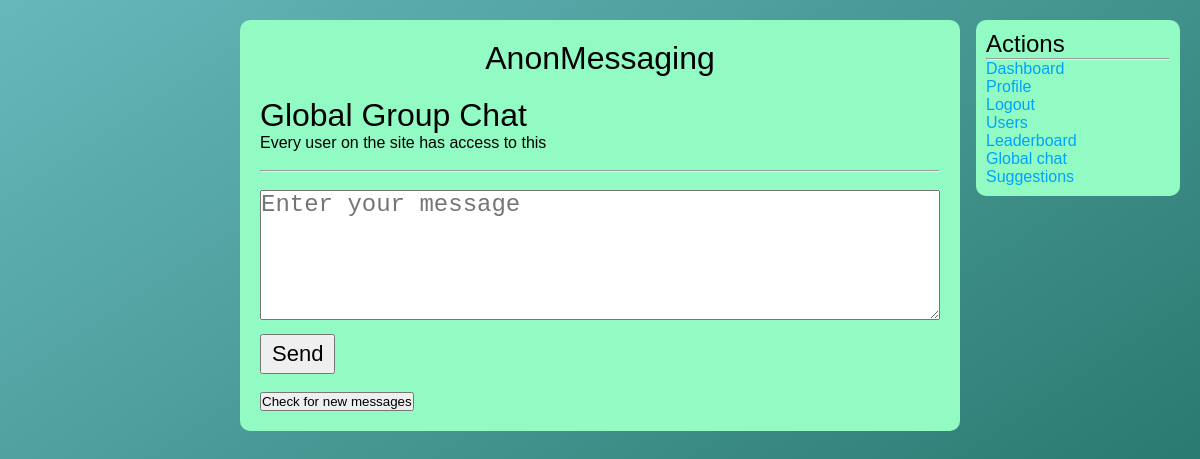
The page /global/index.php (signed in) on the database as committed earlier.
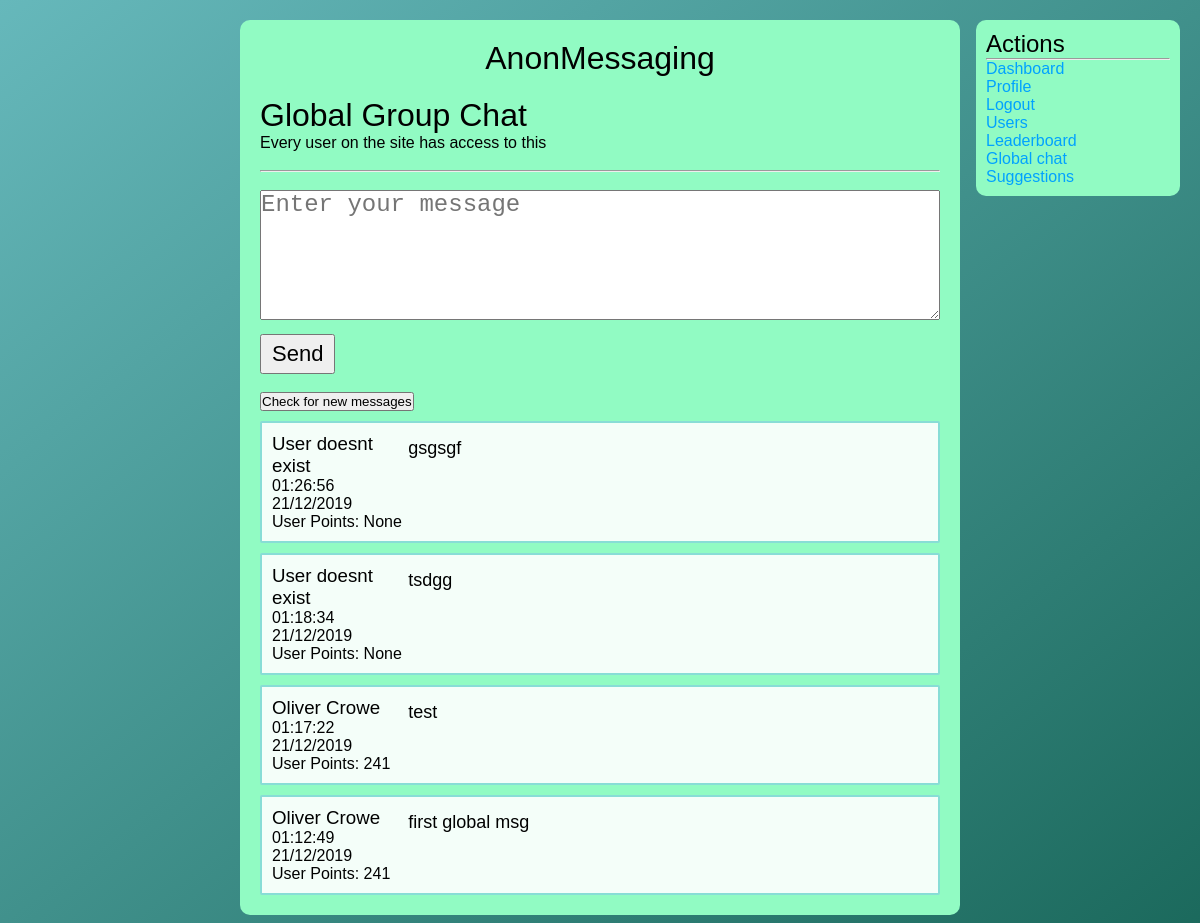
The same page on the database as committed later.
### tables this page shows
CREATE TABLE `global` (
  `msg_id` int(11) NOT NULL,
  `msg_author` int(11) NOT NULL,
  `msg_content` longtext NOT NULL,
  `msg_date` varchar(256) NOT NULL
);

CREATE TABLE `users` (
  `user_id` int(11) NOT NULL,
  `user_name` varchar(256) NOT NULL,
  `user_email` varchar(256) NOT NULL,
  `user_password` varchar(256) NOT NULL,
  `user_bio` longtext NOT NULL,
  `user_pfp` varchar(256) NOT NULL,
  `user_type` varchar(256) NOT NULL,
  `user_points` int(11) NOT NULL
);

### includes/functions.php (called while the page is built, shortened)
<?php
    include_once "connection.php";
    function checkPoints($id){
        global $conn;
        $sql = "SELECT * FROM `users` WHERE `user_id`='$id'";
        $result = mysqli_query($conn, $sql);
        while($row = mysqli_fetch_assoc($result)){
            $points = $row['user_points'];
        }
        if(mysqli_num_rows($result) == 0){
            $points = "None";
        }
        return $points;
    }
    function findName($id){
        global $conn;
        $sql = "SELECT * FROM `users` WHERE `user_id` = '$id'";
        $result = mysqli_query($conn, $sql);
        if(mysqli_num_rows($result) == 0){
            $name = "User doesnt exist";
        }
        while($row = mysqli_fetch_assoc($result)){
            $name = $row['user_name'];
        }
        return $name;
    }
?>

### global/index.php (the view, shortened to what this page needs)
<?php
    include_once "../includes/connection.php";
    include_once "../includes/functions.php";
?>
<!DOCTYPE html>
<html lang="en">
<head>
    <link href="../css/style.css" rel="stylesheet">
</head>
<body>
    <div class="main-column">
    <a style="color: #000;text-align:center;" href="../"><h1 style="font-weight:100;margin-bottom:20px;">AnonMessaging</h1></a>
        <h1 style="font-weight:300;">Global Group Chat</h1>
        <p>Every user on the site has access to this</p>
        <br><hr><br>
        <form method="POST">
            <textarea name="msg_content" class="msg_textarea" required placeholder="Enter your message"></textarea>
            <button type="submit" name="submit" class="form-submit">Send</button>
        </form>
        ?><br>
        <button class="check-btn" onclick="window.location=window.location">Check for new messages</button>
       <?php
        $sql = "SELECT * FROM `global` ORDER BY `msg_id` DESC LIMIT 150";
        $result = mysqli_query($conn, $sql);
        while($row = mysqli_fetch_assoc($result)){
            ?>
    <div class="message">
            <div class="msg-info">
            <a style="color:#000;" href="../profile/index.php?id=<?php echo $row['msg_author']; ?>"><h3 style="font-weight:300;"><?php echo findName($row['msg_author']); ?></h3></a>
            <p><?php echo $row['msg_date']; ?></p>
            <p>User Points: <?php echo checkPoints($row['msg_author']); ?></p>
            </div>
            <div class="msg-content"?>
            <?php echo $row['msg_content']; ?>
            </div>
        </div>
            <?php
        }
       ?>
        </div>
        <div class="right-column">
            <h2 style="font-weight:300;">Actions</h2>
            <hr>
            <ul>
            <li><a href="../">Dashboard</a></li>
                <li><a href="../profile/index.php?id=<?php echo $_SESSION['user_id']; ?>">Profile</a></li>
                <li><a href="../logout">Logout</a></li>
                <li><a href="../users/index.php">Users</a></li>
                <li><a href="../leaderboard/">Leaderboard</a></li>
                <li><a href="../global/">Global chat</a></li>
                <li><a href="../suggestions/">Suggestions</a></li>
            </ul>
        </div>
</body>
</html>

### css/style.css (style rules this page uses)
* { -webkit-box-sizing: border-box; box-sizing: border-box; padding: 0; margin: 0; }
body { font-family: sans-serif; background-attachment: fixed; background-size: cover; background-image: -webkit-gradient(linear, left top, right bottom, from(#66b8bb), to(#1b695c)); background-image: linear-gradient(to bottom right, #66b8bb, #1b695c); background-position: center; }
a { color: #00a2ff; text-decoration: none; }
h3 { font-weight: 100; }
.main-column { width: 60%; margin: 20px auto; padding: 20px; height: 100%; border-radius: 10px; background-color: #91fbc3; -webkit-box-sizing: border-box; box-sizing: border-box; }
.right-column { -webkit-box-sizing: border-box; box-sizing: border-box; position: fixed; right: 20px; top: 20px; width: 17%; background-color: #91fbc3; border-radius: 10px; padding: 10px; }
.right-column ul li { list-style: none; }
.msg_textarea { width: 100%; height: 130px; font-size: 24px; }
.form-submit { margin-top: 10px; padding: 5px 10px; font-size: 22px; }
.message { max-height: 400px; overflow: auto; width: 100%; display: block; margin-top: 10px; background-color: rgba(255, 255, 255, 0.897); padding: 10px; border-radius: 2px; border: 2px solid #88ddd6; }
.message .msg-info { height: 100%; float: left; width: 20%; }
.message .msg-content { width: 78%; float: left; height: 100%; padding: 5px; font-size: 18px; }

Rows that differ between the two databases and show on the page:
added global: msg_author "User doesnt exist", msg_date "01:26:56 21/12/2019", msg_author "None", msg_content "gsgsgf"
added global: msg_author "User doesnt exist", msg_date "01:18:34 21/12/2019", msg_author "None", msg_content "tsdgg"
added global: msg_author.user_name "Oliver Crowe", msg_date "01:17:22 21/12/2019", msg_author.user_points "241", msg_content "test"
added global: msg_author.user_name "Oliver Crowe", msg_date "01:12:49 21/12/2019", msg_author.user_points "241", msg_content "first global msg"
